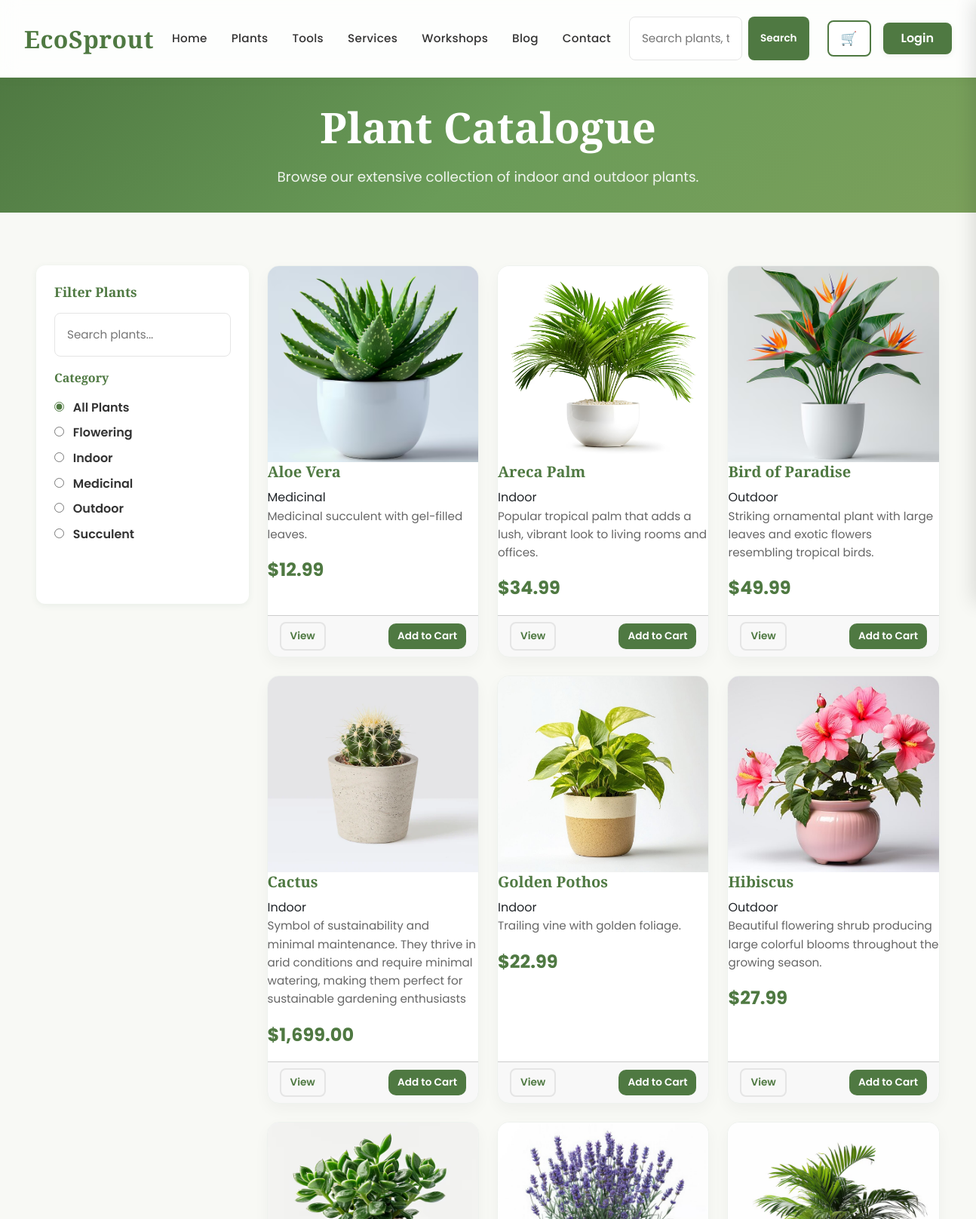
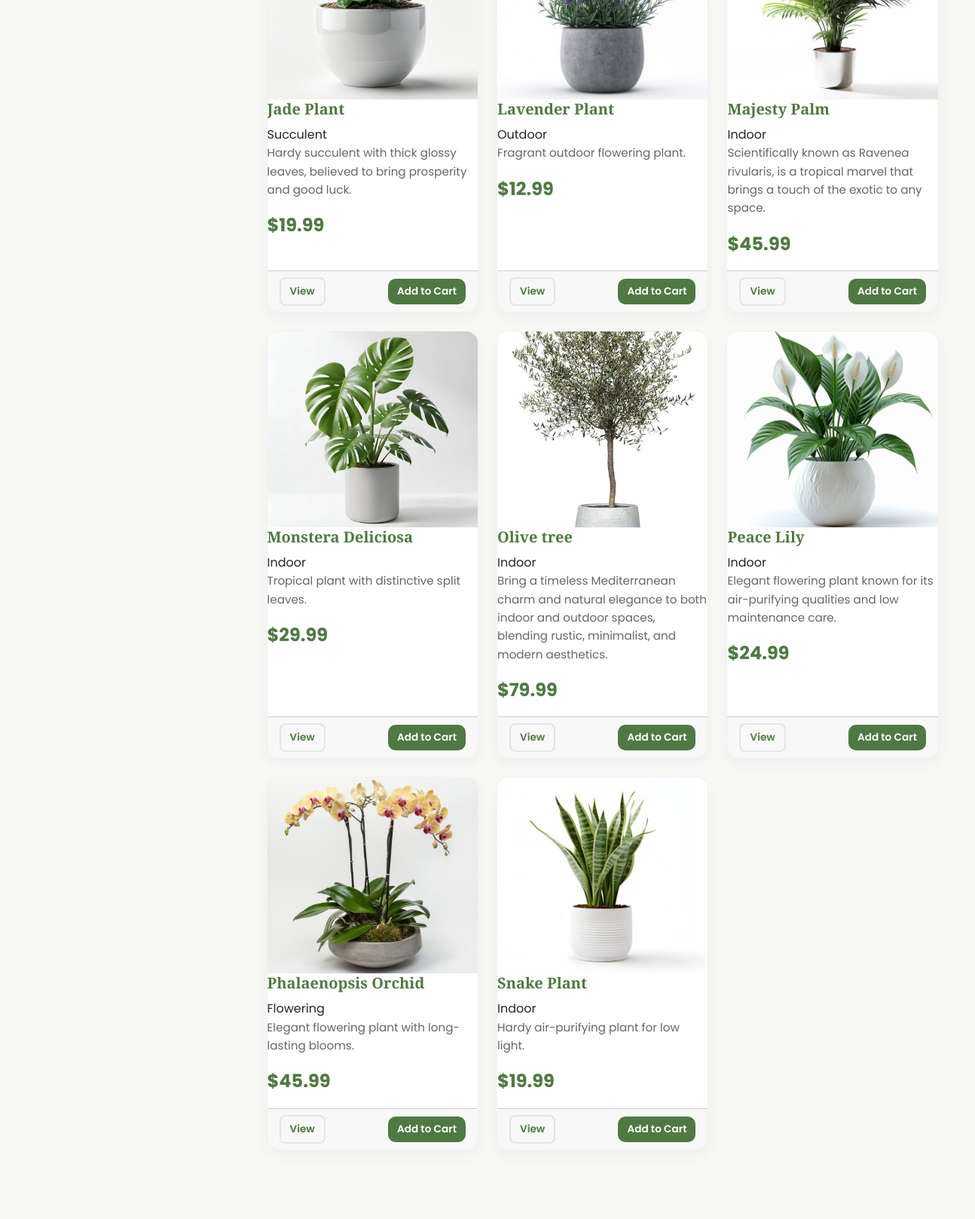
/Frontend/catalogue.php (upper part), run on the app's committed database (2 pictures, top to bottom).
### tables this page shows
CREATE TABLE IF NOT EXISTS `plants` (
  `id` int NOT NULL AUTO_INCREMENT,
  `name` varchar(255) NOT NULL,
  `category` varchar(100) NOT NULL,
  `description` text,
  `price` decimal(10,2) NOT NULL,
  `stock` int NOT NULL DEFAULT '0',
  `image_url` varchar(255) DEFAULT 'assets/images/plant-1.jpg',
  `image_url_2` varchar(255) DEFAULT NULL,
  `image_url_3` varchar(255) DEFAULT NULL,
  `is_active` tinyint NOT NULL DEFAULT '1',
  `created_at` timestamp NULL DEFAULT CURRENT_TIMESTAMP,
  PRIMARY KEY (`id`)
);

### Frontend/includes/helpers.php (called while the page is built, shortened)
<?php
function e($text)
{
  return htmlspecialchars((string) $text, ENT_QUOTES, 'UTF-8');
}

### Frontend/catalogue.php (the view, shortened to what this page needs)
<?php
require_once __DIR__ . '/config/db.php';
require_once __DIR__ . '/includes/helpers.php';
$plants_stmt = $pdo->query('SELECT * FROM plants WHERE is_active = 1 ORDER BY name ASC');
$plants = $plants_stmt->fetchAll();
$cat_stmt = $pdo->query('SELECT DISTINCT category FROM plants WHERE is_active = 1 ORDER BY category');
$categories = $cat_stmt->fetchAll(PDO::FETCH_COLUMN);
include 'includes/header.php';
?>
<main>
    <section class="hero" style="padding: var(--spacing-xl) var(--spacing-lg);">
        <div class="hero-content">
            <h1>Plant Catalogue</h1>
            <p class="hero-subtitle">Browse our extensive collection of indoor and outdoor plants.</p>
        </div>
    </section>
    <section class="section">
        <div class="container">
            <div class="row">
                <div class="col-lg-3 mb-4">
                    <div class="sidebar">
                        <h3 class="filter-title">Filter Plants</h3>
                        <div class="form-group">
                            <input type="text" id="searchInput" placeholder="Search plants..." onkeyup="searchProducts()">
                        </div>
                        <div class="filter-group">
                        <h4 class="filter-title" style="font-size:1rem;">Category</h4>
                        <label class="category-filter-label">
                            <input type="radio" name="categoryFilter" value="all" checked>
                            All Plants
                        </label>
                        <?php foreach ($categories as $cat) {
                            $cat_key = strtolower($cat);
                         ?>
                        <label class="category-filter-label">
                            <input type="radio" name="categoryFilter" value="<?php echo e($cat_key); ?>">
                        <?php echo e($cat); ?>
                        </label>
                        <?php } ?>
                        </div>
                        </div>
                </div>
                <div class="col-lg-9">
                    <div class="row">
                        <?php foreach ($plants as $plant) {
                          $cat_key = strtolower($plant['category']);
                          $price = number_format((float)$plant['price'], 2, '.', '');
                        ?>
                        <div class="col-md-6 col-lg-4 mb-4 product-item" data-category="<?php echo e($cat_key); ?>">
                            <div class="card catalogue-card">
                                <a href="plant.php?id=<?php echo (int)$plant['id']; ?>">
                                    <img src="<?php echo e($plant['image_url']); ?>" alt="<?php echo e($plant['name']); ?>" class="card-image">
                                </a>
                                <h3 class="card-title"><a href="plant.php?id=<?php echo (int)$plant['id']; ?>" style="color:inherit;text-decoration:none;"><?php echo e($plant['name']); ?></a></h3>
                                <?php echo e($plant['category']); ?>
                                <p class="card-text"><?php echo e($plant['description']); ?></p>
                                <p class="card-price">$<?php echo e(number_format((float)$plant['price'], 2)); ?></p>
                                <div class="card-footer" style="display:flex;gap:8px;flex-wrap:wrap;">
                                    <a href="plant.php?id=<?php echo (int)$plant['id']; ?>" class="btn-outline btn-small">View</a>
                                    <?php if ((int)$plant['stock'] > 0) { ?>
                                    <button type="button" class="btn-primary btn-small" onclick="addToCart('plant', <?php echo (int)$plant['id']; ?>, '<?php echo e($plant['name']); ?>', <?php echo $price; ?>, 1, '<?php echo e($plant['image_url']); ?>', <?php echo (int)$plant['stock']; ?>)">Add to Cart</button>
                                    <?php } else { ?>
                                    <span class="badge" style="background-color:#FF9500;color:white;">Out of Stock</span>
                                    <?php } ?>
                                </div>
                            </div>
                        </div>
                        <?php } ?>
                    </div>
                </div>
            </div>
        </div>
    </section>
</main>
<?php include 'includes/footer.php'; ?>

### data on the page
plants: image_url (picture), name "Aloe Vera", category "Medicinal", description "Medicinal succulent with gel-filled leaves.", price "12.99"
plants: image_url (picture), name "Areca Palm", category "Indoor", description "Popular tropical palm that adds a lush, vibrant look to living rooms and offices.", price "34.99"
plants: image_url (picture), name "Bird of Paradise", category "Outdoor", description "Striking ornamental plant with large leaves and exotic flowers resembling tropical birds.", price "49.99"
plants: image_url (picture), name "Cactus", category "Indoor", description "Symbol of sustainability and minimal maintenance. They thrive in arid conditions and require minimal watering, making them perfect for sustainable gardening enthusiasts", price "1,699.00"
plants: image_url (picture), name "Golden Pothos", category "Indoor", description "Trailing vine with golden foliage.", price "22.99"
plants: image_url+name (picture), name "Hibiscus", category "Outdoor", description "Beautiful flowering shrub producing large colorful blooms throughout the growing season.", price "27.99"
plants: image_url (picture), name "Jade Plant", category "Succulent", description "Hardy succulent with thick glossy leaves, believed to bring prosperity and good luck.", price "19.99"
plants: image_url (picture), name "Lavender Plant", category "Outdoor", description "Fragrant outdoor flowering plant.", price "12.99"
plants: image_url (picture), name "Majesty Palm", category "Indoor", description "Scientifically known as Ravenea rivularis, is a tropical marvel that brings a touch of the exotic to any space.", price "45.99"
plants: image_url (picture), name "Monstera Deliciosa", category "Indoor", description "Tropical plant with distinctive split leaves.", price "29.99"
plants: image_url (picture), name "Olive tree", category "Indoor", description "Bring a timeless Mediterranean charm and natural elegance to both indoor and outdoor spaces, blending rustic, minimalist, and modern aesthetics.", price "79.99"
plants: image_url (picture), name "Peace Lily", category "Indoor", description "Elegant flowering plant known for its air-purifying qualities and low maintenance care.", price "24.99"
plants: image_url (picture), name "Phalaenopsis Orchid", category "Flowering", description "Elegant flowering plant with long-lasting blooms.", price "45.99"
plants: image_url (picture), name "Snake Plant", category "Indoor", description "Hardy air-purifying plant for low light.", price "19.99"

### other printed values
$cat "Flowering"
$cat "Indoor"
$cat "Medicinal"
$cat "Outdoor"
$cat "Succulent"
